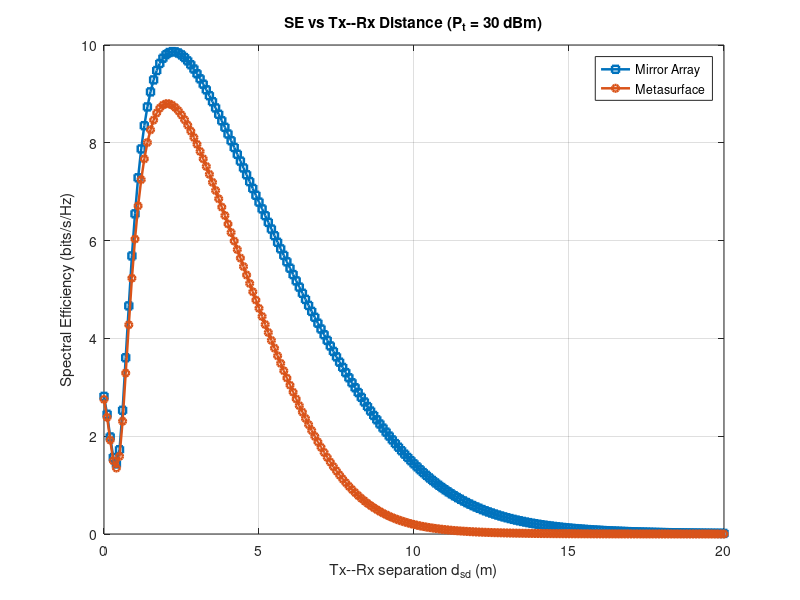

This chart was generated by the following MATLAB code:
% ============================================================
% SE vs Tx--Rx Distance d_sd (Mirror Array vs Metasurface)
% Sweep d_sd from 0 to 20 m, fix Pt = 25 dBm
% Both OIRS types computed and SE plotted on same figure
% ============================================================

clear; clc; close all;

%% -------------------- 1. System Parameters --------------------
A_o   = 1;            % total OIRS area (m^2)
n_elem2 = 169;        % total elements (13x13)
l_m   = 0.08;         % element length (m)
w_m   = 0.08;         % element width (m)

% optics / receiver
A_PD  = 1e-4;
psi_FOV_deg = 90;
psi_FOV_rad = deg2rad(psi_FOV_deg);
rho = 0.8;            % mirror array reflection coefficient
rho_MS = 0.8;         % metasurface reflection coefficient
eta = 0.95;
T_psi = 1;
G_psi = 1;
c_lambda = 0.056;     % attenuation (m^-1)
Re = 0.5;             % photodiode responsivity
sigma2_i = 1e-12;     % noise variance (A^2)

% Lambertian
theta_half_deg = 60;
m_lambert = 2;

%% -------------------- 2. Geometry / tiling --------------------
% fixed horizontal positions (x)
x_s = 0.5;
x_d = x_s;

% vertical depths of Tx/Rx relative to OIRS plane (y)
y_s = 1;   % Tx depth
y_d = 1;   % Rx depth (kept constant for geometry)

% OIRS tiling/pitches
x_0 = -0.56;
z_0 = -0.56;
pitch_x = l_m;
pitch_z = w_m;

% number of elements per dimension
n_m = sqrt(n_elem2);   % 13
n_p = 13;              % metasurface patches per dimension

% fixed metasurface patch normal
n_kl_fixed = [0, 1, 0];

%% -------------------- 3. Sweep settings --------------------
Pt_dBm_fixed = 30;                                    % fixed transmit power (dBm)
Pt_W_fixed   = 1e-3 * 10^(Pt_dBm_fixed/10);          % Watts

d_sd_vec = linspace(0, 20, 201);    % sweep from 0 to 20 m
eps_d = 1e-3;                        % small offset to avoid singular geometry at d_sd==0

H_array_vec = zeros(size(d_sd_vec));
H_meta_vec  = zeros(size(d_sd_vec));

SNRdB_array_vec = zeros(size(d_sd_vec));
SNRdB_meta_vec  = zeros(size(d_sd_vec));

SE_array_vec = zeros(size(d_sd_vec));
SE_meta_vec  = zeros(size(d_sd_vec));

fprintf('Starting sweep d_sd = %.2f .. %.2f m (Pt = %d dBm)\n', d_sd_vec(1), d_sd_vec(end), Pt_dBm_fixed);

%% -------------------- 4. Sweep loop --------------------
for idx = 1:numel(d_sd_vec)
    d_sd = d_sd_vec(idx);
    if d_sd == 0
        d_use = eps_d;
    else
        d_use = d_sd;
    end

    % place Tx and Rx symmetrically in z about 0 (S at -d/2, D at +d/2)
    S_pos = [x_s, y_s, -d_use/2];
    D_pos = [x_d, y_d,  d_use/2];

    %% ---- Mirror Array (normals from reflection law) ----
    H_array = 0;
    for k = 1:n_m
        x_kl = x_0 + pitch_x * k;
        for l = 1:n_m
            z_kl = z_0 + pitch_z * l;
            y_kl = 0;
            R_kl = [x_kl, y_kl, z_kl];

            d_sr = norm(R_kl - S_pos);
            d_rd = norm(D_pos - R_kl);

            % avoid degenerate cases
            if (d_sr < 1e-12) || (d_rd < 1e-12)
                continue;
            end

            V_SR = R_kl - S_pos;
            V_RD = D_pos - R_kl;
            V_DS = S_pos - D_pos;

            u_in  = V_SR / norm(V_SR);
            u_out = V_RD / norm(V_RD);

            % Mirror element normal from law of reflection (unit)
            n_kl = ((-u_in) + u_out) / sqrt(2 + 2*((-u_in) * u_out'));

            % receiver FOV check: angle between V_DS and V_DR
            V_DR = -V_RD;
            psi_kl_d = atan2(norm(cross(V_DS, V_DR)), dot(V_DS, V_DR));

            G_O_kl = 0;
            if (psi_kl_d <= psi_FOV_rad) && (psi_kl_d >= 0)
                % angle between -V_SR and n_kl (incidence)
                psi_s_kl = atan2(norm(cross(-V_SR, n_kl)), dot(-V_SR, n_kl));
                c2 = cos(psi_s_kl);

                % lambertian term: angle between V_SR and -V_DS
                phi_s_kl = atan2(norm(cross(V_SR, -V_DS)), dot(V_SR, -V_DS));
                c1 = (cos(phi_s_kl))^m_lambert;

                % irradiance geometry term (use original expression)
                e1 = [1, 0, 0]; e3 = [0, 0, 1];
                beta_kl  = asin(n_kl*e3');
                gamma_kl = asin((n_kl*e1')/max(cos(beta_kl),1e-12));
                c3 = (x_kl - x_d)*sin(beta_kl)*cos(gamma_kl)/d_rd + abs(y_kl - y_d)*cos(beta_kl)*cos(gamma_kl)/d_rd + abs(z_kl - (d_use/2))*sin(gamma_kl)/d_rd;

                % receiver term
                c4 = cos(psi_kl_d);

                numerator = rho * eta * (m_lambert + 1) * A_PD;
                denominator = 2*pi * (d_sr + d_rd)^2;
                G_O_kl = (numerator/denominator) * c1 * c2 * c3 * c4 * T_psi * G_psi;
            end

            % attenuation over S->R->D
            h_p = exp(-c_lambda * (d_sr + d_rd));

            H_array = H_array + G_O_kl * h_p;
        end
    end

    %% ---- Metasurface (fixed patch normals n_kl_fixed) ----
    H_meta = 0;
    for k = 1:n_p
        x_kl = x_0 + pitch_x * k;
        for l = 1:n_p
            z_kl = z_0 + pitch_z * l;
            y_kl = 0;
            R_kl = [x_kl, y_kl, z_kl];

            d_sr = norm(R_kl - S_pos);
            d_rd = norm(D_pos - R_kl);

            if (d_sr < 1e-12) || (d_rd < 1e-12)
                continue;
            end

            V_SR = R_kl - S_pos;
            V_RD = D_pos - R_kl;
            V_DS = S_pos - D_pos;

            n_kl = n_kl_fixed;

            V_DR = -V_RD;
            psi_d = atan2(norm(cross(V_DS, V_DR)), dot(V_DS, V_DR));

            G_O_kl = 0;
            if (psi_d <= psi_FOV_rad) && (psi_d >= 0)
                theta_SR = atan2(norm(cross(-V_DS, V_SR)), dot(-V_DS, V_SR));
                c1 = (cos(theta_SR))^m_lambert;

                c2 = cos(psi_d);

                theta_MS_R_kl_D = atan2(norm(cross(n_kl, V_RD)), dot(n_kl, V_RD));
                c3 = cos(theta_MS_R_kl_D);

                theta_MS_R_kl_S = atan2(norm(cross(n_kl, -V_SR)), dot(n_kl, -V_SR));
                c4 = cos(theta_MS_R_kl_S);

                numerator = rho_MS * eta * (m_lambert + 1) * A_PD;
                denominator = 2*pi * (d_sr + d_rd)^2;
                G_O_kl = (numerator/denominator) * c1 * c2 * c3 * c4 * T_psi * G_psi;
            end

            h_p = exp(-c_lambda * (d_sr + d_rd));
            H_meta = H_meta + G_O_kl * h_p;
        end
    end

    %% ---- Store channels ----
    H_array_vec(idx) = H_array;
    H_meta_vec(idx)  = H_meta;

    %% ---- Received power, SNR, SE ----
    P_R_array = Re * Pt_W_fixed * H_array;
    P_R_meta  = Re * Pt_W_fixed * H_meta;

    SNR_array = (P_R_array.^2) / sigma2_i;
    SNR_meta  = (P_R_meta.^2)  / sigma2_i;

    % avoid log of zero
    SNRdB_array_vec(idx) = 10*log10(max(SNR_array, 1e-30));
    SNRdB_meta_vec(idx)  = 10*log10(max(SNR_meta,  1e-30));

    % Spectral efficiency choice: use SE = log2(1 + SNR)
    % (If you prefer the other formula used earlier, replace accordingly.)
    SE_array_vec(idx) = log2(1 + exp(1) / (2 * pi) * SNR_array);
    SE_meta_vec(idx)  = log2(1 + exp(1) / (2 * pi) * SNR_meta);
end

%% -------------------- 5. Plot SE vs d_sd (both on same graph) --------------------
figure;
plot(d_sd_vec, SE_array_vec, '-s', 'LineWidth', 1.8, 'MarkerSize',5); hold on;
plot(d_sd_vec, SE_meta_vec,  '-o', 'LineWidth', 1.8, 'MarkerSize',5);
grid on;
xlabel('Tx--Rx separation d_{sd} (m)');
ylabel('Spectral Efficiency (bits/s/Hz)');
title(sprintf('SE vs Tx--Rx Distance (P_t = %d dBm)', Pt_dBm_fixed));
legend('Mirror Array','Metasurface','Location','best');
xlim([min(d_sd_vec) max(d_sd_vec)]);


%% -------------------- 7. Summary prints --------------------
[~,iAmax] = max(SE_array_vec);
[~,iMmax] = max(SE_meta_vec);
fprintf('\nMirror Array peak SE = %.4f bits/s/Hz at d_sd = %.2f m (H = %.3e)\n', SE_array_vec(iAmax), d_sd_vec(iAmax), H_array_vec(iAmax));
fprintf('Metasurface peak SE   = %.4f bits/s/Hz at d_sd = %.2f m (H = %.3e)\n\n', SE_meta_vec(iMmax), d_sd_vec(iMmax), H_meta_vec(iMmax));
